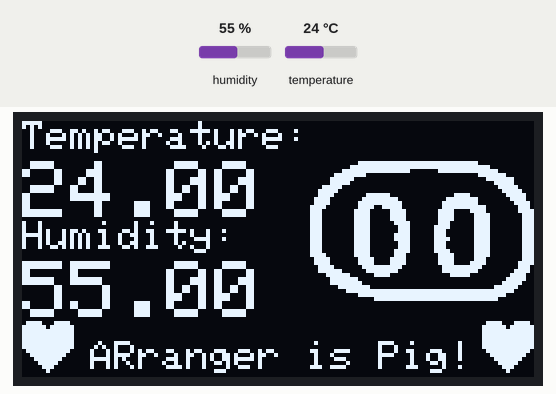
Recording of a sketch running on a simulated Arduino Uno, built with avr-gcc and run on an emulated ATmega328P. Shown: 128×64 one-colour display. Inputs (shaded band) come from the test bench; at power-on: humidity 55 %, temperature 24 °C.

Above: at 10.6 s.
10.7 s: humidity set to 22 %
At 16.0 s:
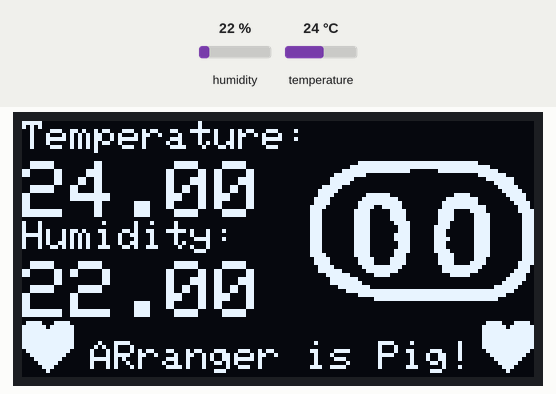
21.8 s: temperature set to 12 °C
At 26.2 s:
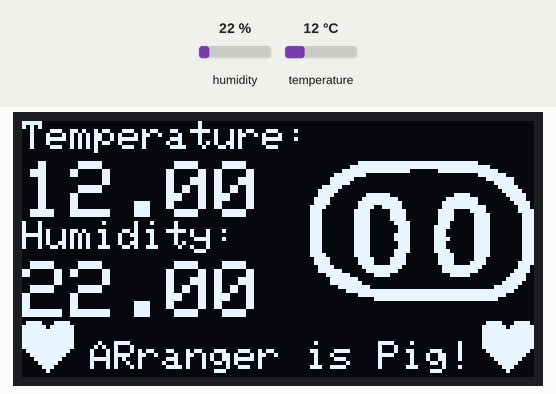
32.0 s: humidity set to 40 %
At 36.4 s:
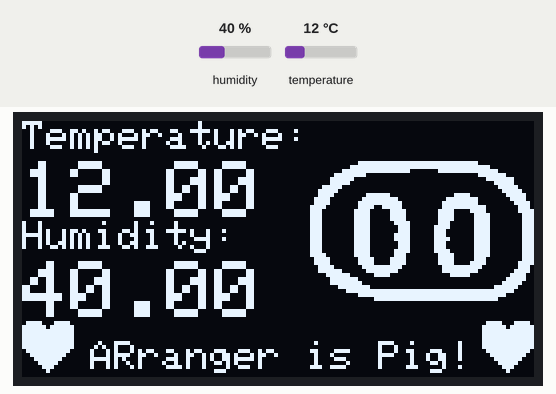
42.2 s: temperature set to 19 °C
At 46.5 s:
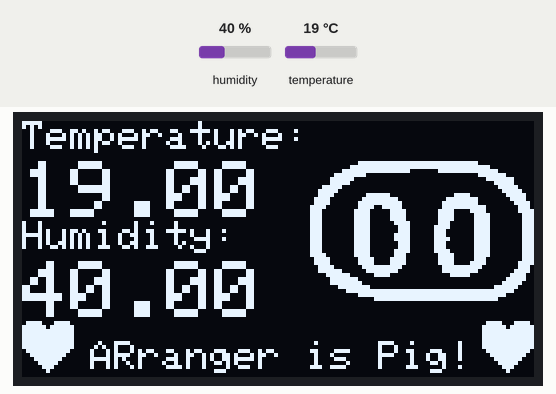
Timing chart, 0 to 48.0 s (numbered marks = the images above; inputs shaded):
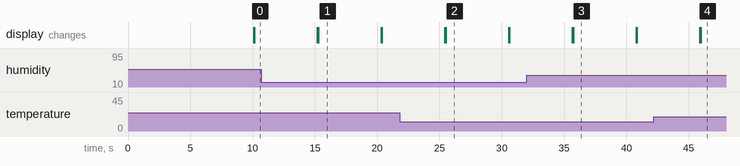

The sketch:

dht11_oled.ino
```cpp
/*********
  Rui Santos
  Complete project details at https://randomnerdtutorials.com
*********/

#include <Wire.h>
#include <Adafruit_GFX.h>
#include <Adafruit_SSD1306.h>
#include <Adafruit_Sensor.h>
#include <DHT.h>

#define SCREEN_WIDTH 128 // OLED display width, in pixels
#define SCREEN_HEIGHT 64 // OLED display height, in pixels

// Declaration for an SSD1306 display connected to I2C (SDA, SCL pins)
Adafruit_SSD1306 display(SCREEN_WIDTH, SCREEN_HEIGHT, &Wire, -1);

#define DHTPIN 14     // Digital pin connected to the DHT sensor

// Uncomment the type of sensor in use:
#define DHTTYPE    DHT11     // DHT 11
//#define DHTTYPE    DHT22     // DHT 22 (AM2302)
//#define DHTTYPE    DHT21     // DHT 21 (AM2301)

DHT dht(DHTPIN, DHTTYPE);

//Bimap图像数据
static const unsigned char PROGMEM BimptPhoto_128x64[]={
0x00,0x00,0x00,0x00,0x00,0x00,0x00,0x00,0x00,0x00,0x00,0x00,0x00,0x00,0x00,0x00,
0x00,0x00,0x00,0x00,0x00,0x00,0x00,0x00,0x00,0x00,0x00,0x00,0x00,0x00,0x00,0x00,
0x00,0x00,0x00,0x00,0x00,0x00,0x00,0x00,0x00,0x00,0x00,0x00,0x00,0x00,0x00,0x00,
0x00,0x00,0x00,0x00,0x00,0x00,0x00,0x00,0x00,0x00,0x00,0x00,0x00,0x00,0x00,0x00,
0x00,0x00,0x00,0x00,0x00,0x00,0x00,0x00,0x00,0x00,0x00,0x00,0x00,0x00,0x00,0x00,
0x00,0x00,0x00,0x00,0x00,0x00,0x00,0x00,0x00,0x00,0x00,0x00,0x00,0x00,0x00,0x00,
0x00,0x00,0x00,0x00,0x00,0x00,0x00,0x00,0x00,0x00,0x00,0x00,0x00,0x00,0x00,0x00,
0x00,0x00,0x00,0x00,0x00,0x00,0x00,0x00,0x00,0x00,0x00,0x00,0x00,0x00,0x00,0x00,
0x00,0x00,0x00,0x00,0x00,0x00,0x00,0x00,0x00,0x00,0x00,0x00,0x00,0x00,0x00,0x00,
0x00,0x00,0x00,0x00,0x00,0x00,0x00,0x00,0x00,0x00,0x00,0x00,0x00,0x00,0x00,0x00,
0x00,0x00,0x00,0x00,0x00,0x00,0x00,0x00,0x00,0x00,0x0F,0xFF,0xFF,0xFF,0xC0,0x00,
0x00,0x00,0x00,0x00,0x00,0x00,0x00,0x00,0x00,0x00,0x3F,0xFF,0xFF,0xFF,0xF8,0x00,
0x00,0x00,0x00,0x00,0x00,0x00,0x00,0x00,0x00,0x00,0xFF,0xFF,0x80,0xFF,0xFE,0x00,
0x00,0x00,0x00,0x00,0x00,0x00,0x00,0x00,0x00,0x03,0xFC,0x00,0x00,0x00,0x3F,0x80,
0x00,0x00,0x00,0x00,0x00,0x00,0x00,0x00,0x00,0x07,0xE0,0x00,0x00,0x00,0x0F,0xE0,
0x00,0x00,0x00,0x00,0x00,0x00,0x00,0x00,0x00,0x07,0xC0,0x00,0x00,0x00,0x03,0xE0,
0x00,0x00,0x00,0x00,0x00,0x00,0x00,0x00,0x00,0x1F,0x00,0x00,0x00,0x00,0x01,0xF0,
0x00,0x00,0x00,0x00,0x00,0x00,0x00,0x00,0x00,0x3E,0x00,0x00,0x00,0x00,0x00,0xF8,
0x00,0x00,0x00,0x00,0x00,0x00,0x00,0x00,0x00,0x3C,0x03,0xF0,0x00,0x0F,0x00,0x7C,
0x00,0x00,0x00,0x00,0x00,0x00,0x00,0x00,0x00,0x78,0x07,0xFC,0x00,0x3F,0xC0,0x3C,
0x00,0x00,0x00,0x00,0x00,0x00,0x00,0x00,0x00,0x78,0x0F,0xFE,0x00,0x7F,0xC0,0x1E,
0x00,0x00,0x00,0x00,0x00,0x00,0x00,0x00,0x00,0xF0,0x0F,0x3E,0x00,0x7F,0xF0,0x0E,
0x00,0x00,0x00,0x00,0x00,0x00,0x00,0x00,0x00,0xE0,0x1E,0x0F,0x00,0xF0,0xF0,0x0F,
0x00,0x00,0x00,0x00,0x00,0x00,0x00,0x00,0x00,0xE0,0x1E,0x0F,0x00,0xF0,0x78,0x07,
0x00,0x00,0x00,0x00,0x00,0x00,0x00,0x00,0x00,0xE0,0x1E,0x0F,0x00,0xF0,0x78,0x07,
0x00,0x00,0x00,0x00,0x00,0x00,0x00,0x00,0x00,0xE0,0x1E,0x07,0x80,0xE0,0x78,0x07,
0x00,0x00,0x00,0x00,0x00,0x00,0x00,0x00,0x00,0xE0,0x1E,0x03,0x81,0xE0,0x78,0x07,
0x00,0x00,0x00,0x00,0x00,0x00,0x00,0x00,0x00,0xE0,0x1E,0x03,0x81,0xC0,0x78,0x07,
0x00,0x00,0x00,0x00,0x00,0x00,0x00,0x00,0x00,0xE0,0x1E,0x07,0x81,0xC0,0x78,0x07,
0x00,0x00,0x00,0x00,0x00,0x00,0x00,0x00,0x00,0xE0,0x1E,0x07,0x81,0xE0,0x78,0x07,
0x00,0x00,0x00,0x00,0x00,0x00,0x00,0x00,0x00,0xE0,0x1E,0x03,0x81,0xC0,0x78,0x07,
0x00,0x00,0x00,0x00,0x00,0x00,0x00,0x00,0x00,0xE0,0x1E,0x03,0x81,0xC0,0x78,0x07,
0x00,0x00,0x00,0x00,0x00,0x00,0x00,0x00,0x00,0xE0,0x1E,0x07,0x81,0xE0,0x78,0x07,
0x00,0x00,0x00,0x00,0x00,0x00,0x00,0x00,0x00,0xF0,0x1E,0x07,0x00,0xF0,0x78,0x07,
0x00,0x00,0x00,0x00,0x00,0x00,0x00,0x00,0x00,0x78,0x0F,0x0F,0x00,0xF0,0x70,0x07,
0x00,0x00,0x00,0x00,0x00,0x00,0x00,0x00,0x00,0x78,0x0F,0x0F,0x00,0xF0,0xF0,0x0F,
0x00,0x00,0x00,0x00,0x00,0x00,0x00,0x00,0x00,0x3C,0x07,0xFE,0x00,0x7F,0xE0,0x0E,
0x00,0x00,0x00,0x00,0x00,0x00,0x00,0x00,0x00,0x3F,0x03,0xFC,0x00,0x7F,0xC0,0x1E,
0x00,0x00,0x00,0x00,0x00,0x00,0x00,0x00,0x00,0x0F,0xC0,0xF0,0x00,0x1F,0x00,0x3C,
0x00,0x00,0x00,0x00,0x00,0x00,0x00,0x00,0x00,0x07,0xF0,0x00,0x00,0x00,0x00,0x7C,
0x00,0x00,0x00,0x00,0x00,0x00,0x00,0x00,0x00,0x07,0xF8,0x00,0x00,0x00,0x00,0xF8,
0x00,0x00,0x00,0x00,0x00,0x00,0x00,0x00,0x00,0x01,0xFE,0x00,0x00,0x00,0x03,0xF0,
0x00,0x00,0x00,0x00,0x00,0x00,0x00,0x00,0x00,0x00,0x7F,0xFF,0xFF,0xFF,0xFF,0xE0,
0x00,0x00,0x00,0x00,0x00,0x00,0x00,0x00,0x00,0x00,0x0F,0xFF,0xFF,0xFF,0xFF,0x80,
0x00,0x00,0x00,0x00,0x00,0x00,0x00,0x00,0x00,0x00,0x00,0xFF,0xFF,0xFF,0xFE,0x00,
0x00,0x00,0x00,0x00,0x00,0x00,0x00,0x00,0x00,0x00,0x00,0x00,0x00,0x00,0x00,0x00,
0x00,0x00,0x00,0x00,0x00,0x00,0x00,0x00,0x00,0x00,0x00,0x00,0x00,0x00,0x00,0x00,
0x00,0x00,0x00,0x00,0x00,0x00,0x00,0x00,0x00,0x00,0x00,0x00,0x00,0x00,0x00,0x00,
0x00,0x00,0x00,0x00,0x00,0x00,0x00,0x00,0x00,0x00,0x00,0x00,0x00,0x00,0x00,0x00,
0x00,0x00,0x00,0x00,0x00,0x00,0x00,0x00,0x00,0x00,0x00,0x00,0x00,0x00,0x00,0x00,
0x78,0xF0,0x00,0x00,0x00,0x00,0x00,0x00,0x00,0x00,0x00,0x00,0x00,0x00,0x0F,0x1E,
0xFD,0xF8,0x00,0x00,0x00,0x00,0x00,0x00,0x00,0x00,0x00,0x00,0x00,0x00,0x1F,0xBF,
0xFF,0xF8,0x00,0x00,0x00,0x00,0x00,0x00,0x00,0x00,0x00,0x00,0x00,0x00,0x1F,0xFF,
0xFF,0xF8,0x00,0x00,0x00,0x00,0x00,0x00,0x00,0x00,0x00,0x00,0x00,0x00,0x1F,0xFF,
0xFF,0xF8,0x00,0x00,0x00,0x00,0x00,0x00,0x00,0x00,0x00,0x00,0x00,0x00,0x1F,0xFF,
0xFF,0xF8,0x00,0x00,0x00,0x00,0x00,0x00,0x00,0x00,0x00,0x00,0x00,0x00,0x1F,0xFF,
0xFF,0xF8,0x00,0x00,0x00,0x00,0x00,0x00,0x00,0x00,0x00,0x00,0x00,0x00,0x1F,0xFF,
0x7F,0xF0,0x00,0x00,0x00,0x00,0x00,0x00,0x00,0x00,0x00,0x00,0x00,0x00,0x0F,0xFE,
0x3F,0xE0,0x00,0x00,0x00,0x00,0x00,0x00,0x00,0x00,0x00,0x00,0x00,0x00,0x07,0xFC,
0x1F,0xC0,0x00,0x00,0x00,0x00,0x00,0x00,0x00,0x00,0x00,0x00,0x00,0x00,0x03,0xF8,
0x0F,0x80,0x00,0x00,0x00,0x00,0x00,0x00,0x00,0x00,0x00,0x00,0x00,0x00,0x01,0xF0,
0x07,0x00,0x00,0x00,0x00,0x00,0x00,0x00,0x00,0x00,0x00,0x00,0x00,0x00,0x00,0xE0,
0x02,0x00,0x00,0x00,0x00,0x00,0x00,0x00,0x00,0x00,0x00,0x00,0x00,0x00,0x00,0x40,
0x00,0x00,0x00,0x00,0x00,0x00,0x00,0x00,0x00,0x00,0x00,0x00,0x00,0x00,0x00,0x00
};

void setup() {
  Serial.begin(115200);

  dht.begin();

  if(!display.begin(SSD1306_SWITCHCAPVCC, 0x3C)) {
    Serial.println(F("SSD1306 allocation failed"));
    for(;;);
  }
  delay(5000);
  display.clearDisplay();
  display.setTextColor(WHITE);
}

void loop() {
  delay(5000);

  //read temperature and humidity
  float t = dht.readTemperature();
  float h = dht.readHumidity();
  if (isnan(h) || isnan(t)) {
    Serial.println("Failed to read from DHT sensor!");
  }
  // clear display
  display.clearDisplay();

//显示Bimap图像
  display.clearDisplay();
  display.drawBitmap(0,0,BimptPhoto_128x64,128,64,SSD1306_WHITE);
  display.display();

  // display temperature
  display.setTextSize(1);
  display.setCursor(0,0);
  display.print("Temperature: ");
  display.setTextSize(2);
  display.setCursor(0,10);
  display.print(t);
  display.print(" ");
  // display.setTextSize(1);
  // display.cp437(true);
  // display.write(167);
  // display.setTextSize(2);
  // display.print("C");

  // display humidity
  display.setTextSize(1);
  display.setCursor(0, 25);
  display.print("Humidity: ");
  display.setTextSize(2);
  display.setCursor(0, 35);
  display.print(h);
  // display.print(" %");

  display.setTextSize(1);
  display.setCursor(17, 55);
  display.print("ARranger is Pig!");
  display.display();


  display.display();
}
```

Measured:
- after the input at 10.7 s, the display: first differs from a run without the input after 4.6 s (image 1)
- after the input at 21.8 s, the display: first differs from a run without the input after 3.7 s (image 2)
- after the input at 32.0 s, the display: first differs from a run without the input after 3.7 s (image 3)
- after the input at 42.2 s, the display: first differs from a run without the input after 3.8 s (image 4)
- what the display in image 1 shows lasts 5.0 s, from 15.3 s to 20.3 s
